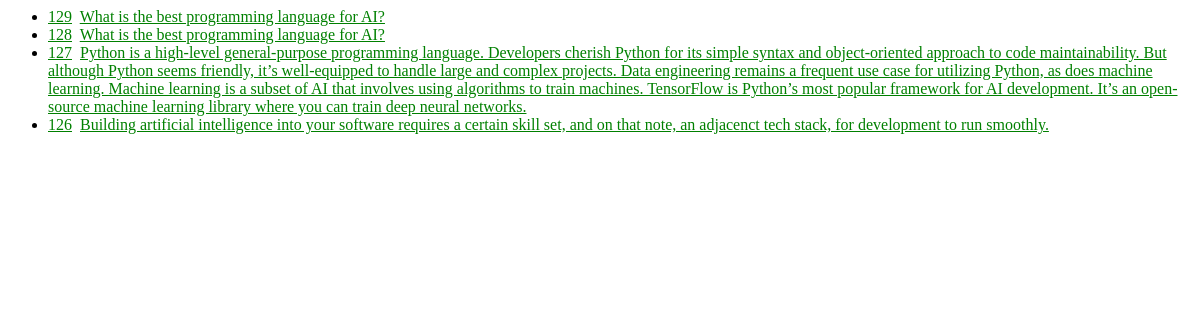
The app's page /list, older data.
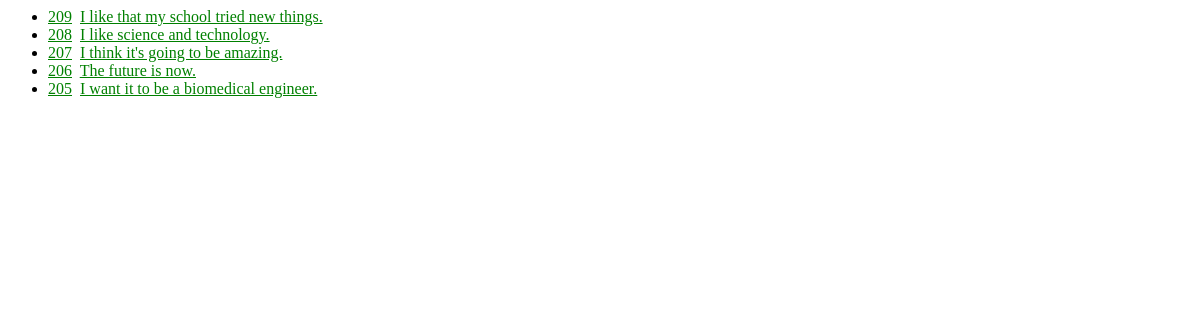
The same page, newer data.
### chat/models.py (models this page shows, shortened)
class Utterance(models.Model):
    user = models.CharField(max_length=128)
    utterance_text = models.CharField(max_length=8192)
    utterance_vector = models.CharField(max_length=50000, default='')
    utterance_time = models.DateTimeField('Time')
    def _embedding(self):
        return literal_eval(self.utterance_vector)
    embedding = property(_embedding)

### chat/views.py (the view)
# urls.py: path('list', views.IndexView.as_view(), name='list'),
class IndexView(generic.ListView):
    template_name = 'chat/index.html'
    context_object_name = 'recent_utterances'
    def get_queryset(self):
        return Utterance.objects.filter(utterance_time__lte=timezone.now()).order_by('-utterance_time')[:5]

### chat/templates/chat/index.html
{% load static %}
<link rel="stylesheet" href="{% static 'chat/style.css' %}" />
{% if recent_utterances %}
<ul>
  {% for utterance in recent_utterances %}
  <li>
    <a href="{% url 'chat:detail' utterance.id %}">{{ utterance.id }}</a>&nbsp;
    <a href="{% url 'chat:results' utterance.id %}"
      >{{ utterance.utterance_text }}</a
    >
  </li>
  {% endfor %}
</ul>
{% else %}
<p>No polls are available.</p>
{% endif %}

Row changes from the older to the newer data that the page shows:
removed Utterance: id "129", utterance_text "What is the best programming language for AI?"
removed Utterance: id "128", utterance_text "What is the best programming language for AI?"
removed Utterance: id "127", utterance_text "Python is a high-level general-purpose programming language. Developers cherish Python for its simple syntax and object-oriented approach to code maintainability. But although Python seems friendly, it’s well-equipped to handle large and complex projects. Data engineering remains a frequent use case for utilizing Python, as does machine learning. Machine learning is a subset of AI that involves using algorithms to train machines. TensorFlow is Python’s most popular framework for AI development. It’s an open-source machine learning library where you can train deep neural networks."
removed Utterance: id "126", utterance_text "Building artificial intelligence into your software requires a certain skill set, and on that note, an adjacenct tech stack, for development to run smoothly."
added Utterance: id "209", utterance_text "I like that my school tried new things."
added Utterance: id "208", utterance_text "I like science and technology."
added Utterance: id "207", utterance_text "I think it's going to be amazing."
added Utterance: id "206", utterance_text "The future is now."
added Utterance: id "205", utterance_text "I want it to be a biomedical engineer."
